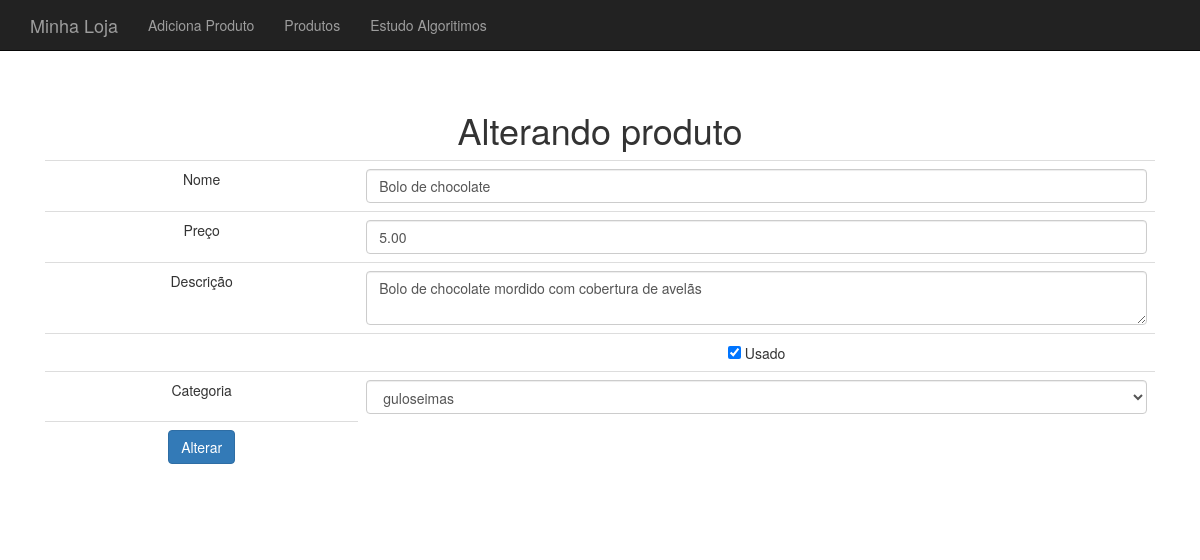
Page /produto-altera-formulario.php?id=21 on the committed database.
### tables this page shows
CREATE TABLE `produtos` (
  `id` int(11) NOT NULL,
  `nome` varchar(255) DEFAULT NULL,
  `preco` decimal(10,2) DEFAULT NULL,
  `descricao` text,
  `categoria_id` int(11) DEFAULT NULL,
  `usado` tinyint(1) DEFAULT '0'
);

### banco-produto.php (called while the page is built, shortened)
<?php
function buscaProduto($conexao, $id) {
    $query = "select * from produtos where id = {$id}";
    $resultado = mysqli_query($conexao, $query);
    return mysqli_fetch_assoc($resultado);
}

### banco-categoria.php (called while the page is built)
<?php
function listaCategorias($conexao) {
    $categorias = array();
    $query = "select * from categorias";
    $resultado = mysqli_query($conexao, $query);
    while($categoria = mysqli_fetch_assoc($resultado)) {
        array_push($categorias, $categoria);
    }
    return $categorias;
}

### produto-altera-formulario.php (the view, shortened to what this page needs)
<?php include("cabecalho.php");
      include("conecta.php");
      include("banco-categoria.php");
      include("banco-produto.php");
$id = $_GET['id'];
$produto = buscaProduto($conexao, $id);
$categorias = listaCategorias($conexao);
$usado = $produto['usado'] ? "checked='checked'" : "";
?>
<h1>Alterando produto</h1>
<form action="altera-produto.php" method="post">
    <table class="table">
        <tr>
            <td>Nome</td>
            <td><input class="form-control" type="text" name="nome" value="<?=$produto['nome']?>" /></td>
        </tr>
        <tr>
            <td>Preço</td>
            <td><input class="form-control" type="number" name="preco" value="<?=$produto['preco']?>" /></td>
        </tr>
        <tr>
            <td>Descrição</td>
            <td><textarea class="form-control" name="descricao"><?=$produto['descricao']?></textarea></td>
        </tr>
        <tr>
            <td></td>
            <td><input type="checkbox" name="usado" <?=$usado?> value="true"> Usado
        </tr>
        <tr>
            <td>Categoria</td>
            <td>
                <select class="form-control" name="categoria_id">
                    <?php foreach($categorias as $categoria) :
                        $essaEhACategoria = $produto['categoria_id'] == $categoria['id'];
                        $selecao = $essaEhACategoria ? "selected='selected'" : "";
                    ?>
                        <option value="<?=$categoria['id']?>" <?=$selecao?>>
                            <?=$categoria['nome']?>
                        </option>
                    <?php endforeach ?>
                </select>
            </td>
        </tr>
        <tr>
            <td><button class="btn btn-primary" type="submit">Alterar</button></td>
        </tr>
    </table>
</form>
<?php include("rodape.php"); ?>

### css/loja.css (style rules this page uses)
body { padding-top: 50px; }

### rows in the picture
produtos: nome "Bolo de chocolate", preco "5.00", descricao "Bolo de chocolate mordido com cobertura de avelãs"

### other values in the picture
form field categoria_id "guloseimas"
